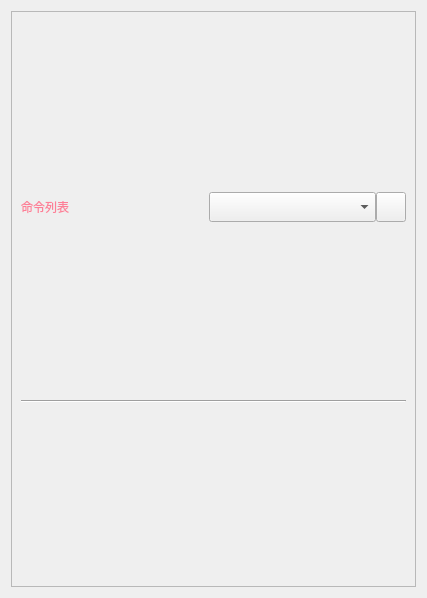
<?xml version="1.0" encoding="UTF-8"?>
<ui version="4.0">
 <class>LListWidget</class>
 <widget class="QWidget" name="LListWidget">
  <property name="geometry">
   <rect>
    <x>0</x>
    <y>0</y>
    <width>427</width>
    <height>598</height>
   </rect>
  </property>
  <property name="windowTitle">
   <string>Form</string>
  </property>
  <layout class="QGridLayout" name="gridLayout_2">
   <item row="0" column="0">
    <widget class="QScrollArea" name="scrollArea_2">
     <property name="widgetResizable">
      <bool>true</bool>
     </property>
     <widget class="QWidget" name="scrollAreaWidgetContents_3">
      <property name="geometry">
       <rect>
        <x>0</x>
        <y>0</y>
        <width>411</width>
        <height>582</height>
       </rect>
      </property>
      <layout class="QGridLayout" name="gridLayout">
       <item row="1" column="0">
        <widget class="Line" name="line_5">
         <property name="maximumSize">
          <size>
           <width>16777215</width>
           <height>5</height>
          </size>
         </property>
         <property name="orientation">
          <enum>Qt::Horizontal</enum>
         </property>
        </widget>
       </item>
       <item row="0" column="0">
        <layout class="QHBoxLayout" name="horizontalLayout">
         <property name="spacing">
          <number>0</number>
         </property>
         <item>
          <widget class="QLabel" name="label_7">
           <property name="maximumSize">
            <size>
             <width>16777215</width>
             <height>30</height>
            </size>
           </property>
           <property name="styleSheet">
            <string notr="true">font: 9pt &quot;Microsoft YaHei UI&quot;;
color:rgb(253, 127, 151);</string>
           </property>
           <property name="text">
            <string>命令列表</string>
           </property>
          </widget>
         </item>
         <item>
          <spacer name="horizontalSpacer">
           <property name="orientation">
            <enum>Qt::Horizontal</enum>
           </property>
           <property name="sizeType">
            <enum>QSizePolicy::Minimum</enum>
           </property>
           <property name="sizeHint" stdset="0">
            <size>
             <width>20</width>
             <height>20</height>
            </size>
           </property>
          </spacer>
         </item>
         <item>
          <widget class="LComboBox" name="comComboBox">
           <property name="maximumSize">
            <size>
             <width>16777215</width>
             <height>30</height>
            </size>
           </property>
           <property name="styleSheet">
            <string notr="true"/>
           </property>
          </widget>
         </item>
         <item>
          <widget class="QPushButton" name="setPushButton">
           <property name="maximumSize">
            <size>
             <width>30</width>
             <height>30</height>
            </size>
           </property>
           <property name="text">
            <string/>
           </property>
          </widget>
         </item>
        </layout>
       </item>
       <item row="2" column="0">
        <layout class="QVBoxLayout" name="verticalLayout"/>
       </item>
      </layout>
     </widget>
    </widget>
   </item>
  </layout>
 </widget>
 <customwidgets>
  <customwidget>
   <class>LComboBox</class>
   <extends>QComboBox</extends>
   <header location="global">lcombobox.h</header>
  </customwidget>
 </customwidgets>
 <resources/>
 <connections/>
</ui>
